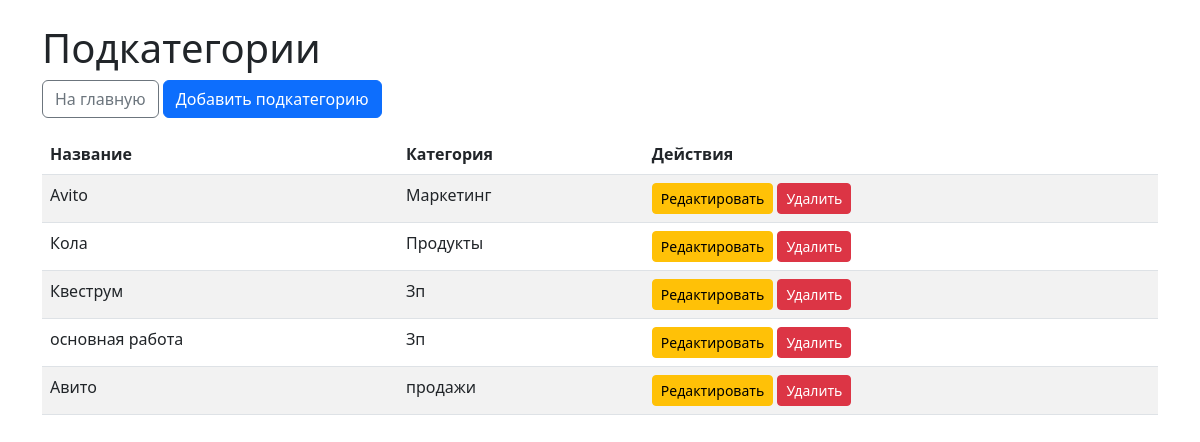
The page /subcategories/ on the database as committed earlier.
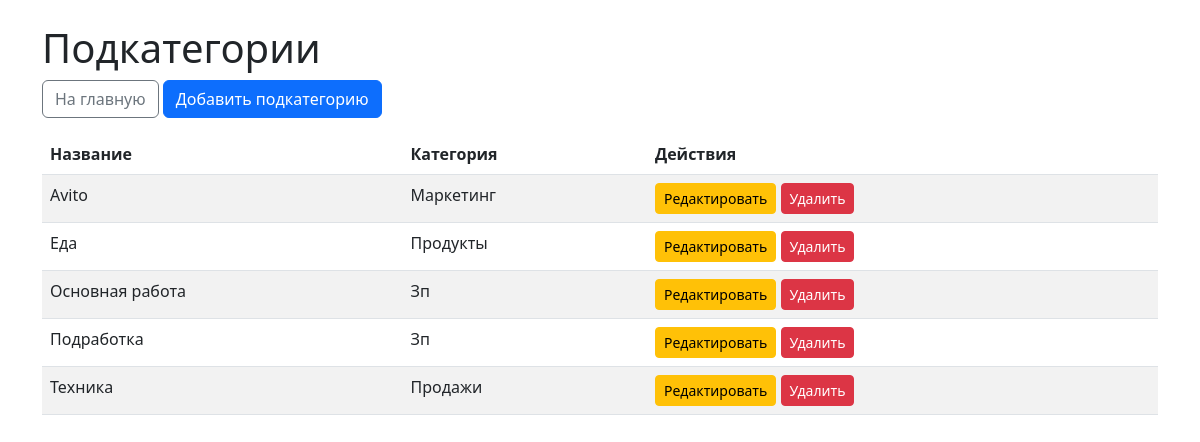
The same page on the database as committed later.
### dds/models.py (models this page shows, shortened)
class Subcategory(models.Model):
    name = models.CharField(max_length=100, unique=True)
    category = models.ForeignKey(Category, on_delete=models.CASCADE, related_name='subcategories')
    class Meta:
        verbose_name = 'Подкатегория'
        verbose_name_plural = 'Подкатегории'

class Category(models.Model):
    name = models.CharField(max_length=100, unique=True)
    type = models.ForeignKey(Type, on_delete=models.CASCADE, related_name='categories')
    def __str__(self):
        return self.name
    class Meta:
        verbose_name = 'Категория'
        verbose_name_plural = 'Категории'

### dds/views.py (the view)
# urls.py: path('subcategories/', views.subcategory_list, name='subcategory_list'),
def subcategory_list(request):
    subcategories = Subcategory.objects.all()
    return render(request, 'dds/subcategory_list.html', {'subcategories': subcategories})

### templates/dds/subcategory_list.html (shortened to what this page needs)
<!DOCTYPE html>
<html lang="ru">
<head>
    <link href="https://cdn.jsdelivr.net/npm/bootstrap@5.3.0/dist/css/bootstrap.min.css" rel="stylesheet">
</head>
<body>
    <div class="container">
        <h1 class="mt-4">Подкатегории</h1>
        <a href="{% url 'cashflow_list' %}" class="btn btn-outline-secondary mb-3">На главную</a>
        <a href="{% url 'subcategory_create' %}" class="btn btn-primary mb-3">Добавить подкатегорию</a>
        <table class="table table-striped">
            <thead>
                <tr>
                    <th>Название</th>
                    <th>Категория</th>
                    <th>Действия</th>
                </tr>
            </thead>
            <tbody>
                {% for subcategory in subcategories %}
                    <tr>
                        <td>{{ subcategory.name }}</td>
                        <td>{{ subcategory.category }}</td>
                        <td>
                            <a href="{% url 'subcategory_edit' subcategory.pk %}" class="btn btn-sm btn-warning">Редактировать</a>
                            <a href="{% url 'subcategory_delete' subcategory.pk %}" class="btn btn-sm btn-danger">Удалить</a>
                        </td>
                    </tr>
                {% empty %}
                    <tr><td colspan="3" class="text-center">Подкатегории отсутствуют</td></tr>
                {% endfor %}
            </tbody>
        </table>
    </div>
</body>
</html>

Rows that differ between the two databases and show on the page:
removed Subcategory: name "Авито", category "продажи"
changed Subcategory "Продукты": name "Кола" → "Еда"
changed Subcategory: name "Квеструм" → "Основная работа"
changed Subcategory: name "основная работа" → "Подработка"
added Subcategory: name "Техника", category "Продажи"
